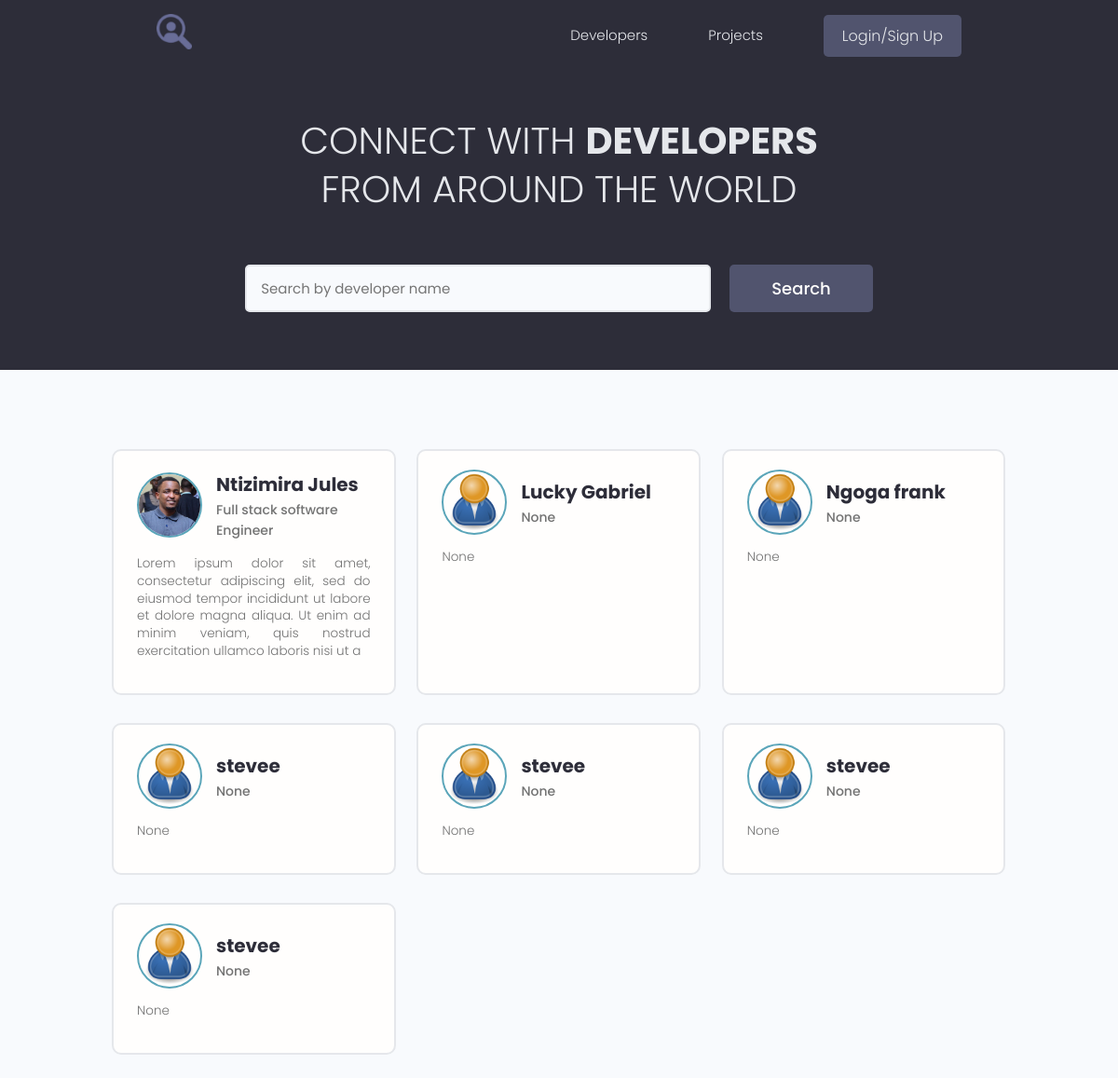
The page /profiles on the database its author committed.
### models/user.py (models this page shows, shortened)
class Profile(BaseModel, Base):
    __tablename__ = 'profiles'
    user_id = Column(String(60), ForeignKey('users.id'))
    user = relationship("User", back_populates="profile")
    username = Column(String(150), nullable=False, unique=True)
    email = Column(String(150), nullable=False)
    name = Column(String(150), nullable=False)
    bio = Column(Text, nullable=True)
    location = Column(String(150), nullable=True)
    headline = Column(String(250), nullable=True)
    profile_image_url = Column(String(2000), default='images/profiles/user-default.png')
    social_github = Column(String(200), nullable=True)
    social_linkdin = Column(String(200), nullable=True)
    social_youtube = Column(String(200), nullable=True)
    social_twitter = Column(String(200), nullable=True)
    skills = relationship("Skill", backref="profile",
                          cascade="all, delete, delete-orphan")
    comments = relationship("Comment", backref="profile", cascade="all, delete-orphan")
    rates = relationship("Rate", backref="profile", cascade="all, delete-orphan")

### webdynamic/views/users.py (the view)
@app_views.route('/profiles', methods=['GET'], strict_slashes=False)
def profiles():
    profiles = []
    searchQuery = None
    if request.args.get('text'):
        searchQuery = request.args.get('text').lower()
        for profile in storage.all(Profile).values():
            if (profile.name and searchQuery in profile.name.lower()) or (profile.bio and searchQuery in profile.bio.lower()):
                    profiles.append(profile)
            else:
                for skill in profile.skills:
                    if searchQuery in skill.name.lower():
                        profiles.append(profile)
                        break
    else:
        profiles = list(storage.all(Profile).values())
    page = int(request.args.get('page', 1))
    items_on_page, total_pages, custom_range = paginate(profiles, page)
    context = {
        'items_on_page': items_on_page,
        'total_pages': total_pages,
        'queryPage': page,
        'custom_range': custom_range,
        'searchQuery': searchQuery if searchQuery else None
        }
    return render_template('profiles.html', **context)

### models/engine/dbManager.py (called while the page is built)
    def all(self, cls=None):
        new_dict = {}
        for clss in classes:
            if cls is None or cls is classes[clss] or cls is clss:
                objs = self.__session.query(classes[clss]).all()
                for obj in objs:
                    key = obj.__class__.__name__ + '.' + obj.id
                    new_dict[key] = obj
        return (new_dict)

### utils/paginate.py (called while the page is built)
def paginate(data, page):
    per_page = 9
    start_index = (page - 1) * per_page
    end_index = start_index + per_page
    total_pages = (len(data) + per_page - 1) // per_page
    items_on_page = data[start_index:end_index]
    leftindex = page - 4 if page > 4 else 1
    rightIndex =  page + 5 if (page + 5) <= total_pages else total_pages + 1
    custom_range = range(leftindex, rightIndex)
    return items_on_page, total_pages, custom_range

### webdynamic/app.py (called while the page is built)
@app.context_processor
def inject_user():
    return dict(current_user=current_user)

### webdynamic/templates/profiles.html (shortened to what this page needs)
{% extends 'main.html' %}
{% block content %}
  <main class="home">
    <section class="hero-section text-center">
      <div class="container container--narrow">
        <div class="hero-section__box">
          <h2>CONNECT WITH <span>DEVELOPERS</span></h2>
          <h2>FROM AROUND THE WORLD</h2>
        </div>
        <div class="hero-section__search">
          <form class="form" action="{{url_for('app_views.profiles')}}"  method="get" enctype="multipart/form-data">
            <div class="form__field">
              <input class="input input--text" id="formInput#search" type="text" name="text"
                placeholder="Search by developer name" />
            </div>
            <input class="btn btn--sub btn--lg" type="submit" value="Search" />
          </form>
        </div>
      </div>
    </section>
    <section class="devlist">
      <div class="container">
        <div class="grid grid--three">
            {% for profile in items_on_page %}
            <div class="column card">
                <div class="dev">
                <a href="{{url_for('app_views.profile', profile_id=profile.id)}}" class="card__body">
                    <div class="dev__profile">
                    <img class="avatar avatar--md" src="{{url_for('static', filename=profile.profile_image_url)}}" alt="image" />
                    <div class="dev__meta">
                        <h3>{{profile.name}}</h3>
                        <h5>{{profile.headline}}</h5>
                    </div>
                    </div>
                    <p class="dev__info">
                        {{profile.bio[:200] if profile.bio and profile.bio|length > 150 else profile.bio}}
                    </p>
                </a>
                </div>
            </div>
            {% endfor %}
        </div>
      </div>
    </section>
  </main>
{% endblock %}

### webdynamic/templates/main.html (shortened to what this page needs)
<!DOCTYPE html>
<html lang="en">
<head>
  <link rel="stylesheet" href="https://cdn.iconmonstr.com/1.3.0/css/iconmonstr-iconic-font.min.css" />
  <link rel="stylesheet" href="{{ url_for('static', filename='uikit/styles/uikit.css') }}"/>
  <link rel="stylesheet" href="{{ url_for('static', filename='styles/app.css') }}" />
</head>
<body>
    {% include 'navbar.html' %}
    {% block content %}
    {% endblock %}
</body>
</html>

### webdynamic/templates/navbar.html (shortened to what this page needs)
<header class="header">
    <div class="container container--narrow">
      <a href="/" class="header__logo">
        <img src="{{url_for('static', filename='images/favicon.ico')}}" alt="DevSearch Logo" />
      </a>
      <nav class="header__nav">
        <ul class="header__menu">
          <li class="header__menuItem"><a href="{{url_for('app_views.profiles')}}">Developers</a></li>
          <li class="header__menuItem"><a href="{{ url_for('app_views.projects')}}">Projects</a></li>
          {% if current_user.is_authenticated %}
          <li class="header__menuItem"><a href="{{url_for('app_views.inbox')}}">Inbox</a></li>
          <li class="header__menuItem"><a href="{{url_for('app_views.account')}}">My Account</a></li>
          <li class="header__menuItem"><a href="{{url_for('app_views.logout')}}" class="btn btn--sub">Logout</a></li>
          <li class="header__menuItem"><a href="{{url_for('app_views.delete_profile')}}" class="btn btn--sub">Delete Account</a></li>
          {% else %}
          <li class="header__menuItem"><a href="{{url_for('app_views.login')}}" class="btn btn--sub">Login/Sign Up</a></li>
          {% endif %}
        </ul>
      </nav>
    </div>
  </header>

### webdynamic/static/styles/app.css (style rules this page uses)
:root { --color-sub: #2d2d39; }
.btn--sub { background-color: var(--color-sub-light); }
.card { border: 2px solid var(--color-light); }
img { width: 100%; }
.header { position: sticky; z-index: 111; background-color: var(--color-sub); padding: 1.5rem 0; }
.header > .container { display: flex; justify-content: space-between; align-items: center; }
.header__logo > img { height: 3.8rem; }
.header__nav > ul { display: inline-flex; align-items: center; list-style: none; gap: 6.5rem; }
.header__menuItem > a { color: var(--color-light); font-weight: 300; }
.hero-section { height: 40vh; display: flex; align-items: center; background-color: var(--color-sub); }
.hero-section__box { margin-bottom: 4rem; }
.hero-section__box > h2, .hero-section__box > h2 > span { font-size: 4rem; color: var(--color-light); line-height: 1.3; text-transform: uppercase; }
.hero-section__box > h2 { font-weight: 300; }
.hero-section__box > h2 > span { font-weight: 700; }
.hero-section__search > .form { display: flex; align-items: center; justify-content: center; gap: 2rem; }
.hero-section__search > .form input.input--text { width: 50rem; }
.devlist { margin-top: 8rem; }
.devlist .grid { align-items: stretch; }
.devlist .dev .dev__profile { display: flex; align-items: center; gap: 1.5rem; }
.devlist .dev .dev__meta h3 { color: var(--color-sub); font-size: 2rem; font-weight: 700; }
.devlist .dev .dev__meta h5 { color: var(--color-text); font-size: 1.4rem; font-weight: 500; }
.devlist .dev .dev__info { margin: 1.5rem 0; font-size: 1.35rem; line-height: 1.4; text-align: justify; }

### webdynamic/static/uikit/styles/modules/_variables.css (style rules this page uses)
:root { --color-main: #5aa5b9; --color-main-light: #e6faff; --color-sub: #3f4156; --color-sub-light: #51546e; --color-sub-lighter: #ededfd; --color-text: #737373; --color-gray: #8b8b8b; --color-light: #e5e7eb; --color-light-gray: #767676; --color-bg: #f8fafd; --color-white: #fffefd; --color-white-light: #f3f3f3; --color-success: #359e64; --color-success-bg: #def8e8; --color-error: #fc4b0b; --color-error-bg: #fff2ee; --font-base: 'Poppins', arial, helvetica, 'Segoe UI', roboto, ubuntu, sans-serif; --font-monospace: 'Fira Code', 'Courier New', courier, monospace; --font-regular: 300; --font-medium: 500; --font-bold: 700; --generic-shadow: 1px 1px 5px #00000010; --generic-transition: all 0.3s ease-in-out; }

### webdynamic/static/uikit/styles/modules/_base.css (style rules this page uses)
* { margin: 0; padding: 0; box-sizing: border-box; text-rendering: optimizeLegibility; color: inherit; font-size: inherit; }
html { font-size: 50%; }
@media only screen and (min-width: 480px) { html { font-size: 56.25%; } }
@media only screen and (min-width: 1200px) { html { font-size: 62.5%; } }
body { line-height: 1.6; font-weight: 400; font-size: 1.5rem; color: var(--color-text); background-color: var(--color-bg); min-height: 100vh; }

### webdynamic/static/uikit/styles/modules/_typography.css (style rules this page uses)
* { font-family: var(--font-base); }
h2 { font-size: 3.6rem; font-weight: var(--font-bold); }
h3 { font-size: 3.2rem; font-weight: var(--font-medium); }
h5 { font-size: 2.4rem; font-weight: var(--font-medium); }
h5, h6 { font-weight: var(--font-regular); }
p, span, strong { font-size: 1.6rem; color: var(--color-text); font-weight: var(--font-regular); }
a { padding-bottom: 2px; text-decoration: none; display: inline-block; color: var(--color-main); font-weight: var(--font-medium); }

### webdynamic/static/uikit/styles/modules/_utilities.css (style rules this page uses)
.container { width: 92%; max-width: 165rem; margin: 0 auto; box-sizing: border-box; }
.container--narrow { width: 92%; max-width: 120rem; }
@media screen and (min-width: 1000px) { .container { width: 90%; } }
@media screen and (min-width: 1000px) { .container--narrow { width: 85%; } }
@media screen and (min-width: 1200px) { .container { width: 80%; } }
@media screen and (min-width: 1200px) { .container--narrow { width: 72%; } }
.text-center { text-align: center; }

### webdynamic/static/uikit/styles/modules/_avatar.css (style rules this page uses)
.avatar { border-radius: 50%; border: 2px solid var(--color-main); object-fit: cover; }
.avatar--md { height: 7rem; width: 7rem; }

### webdynamic/static/uikit/styles/modules/_button.css (style rules this page uses)
.btn { display: inline-block; position: relative; cursor: pointer; background-color: var(--color-light); font-weight: var(--font-medium); color: var(--color-sub); text-decoration: none; padding: 1rem 2rem; border-radius: 0.5rem; border: none; width: -webkit-fit-content; width: -moz-fit-content; width: fit-content; height: -webkit-fit-content; height: -moz-fit-content; height: fit-content; font-size: 1.6rem; outline-width: 0; outline-color: transparent; -webkit-backface-visibility: hidden; backface-visibility: hidden; transition: all 0.3s ease-in-out; }
.btn--sub { background-color: var(--color-sub); color: var(--color-white); }
.btn--lg { font-size: 1.8rem; padding: 1.2rem 4.5rem; }

### rows shown on the page
Profile: profile_image_url (picture), name "Ntizimira Jules", headline "Full stack software Engineer", bio "Lorem ipsum dolor sit amet, consectetur adipiscing elit, sed do eiusmod tempor incididunt ut labore et dolore magna aliqua. Ut enim ad minim veniam, quis nostrud exercitation ullamco laboris nisi ut a"
Profile: profile_image_url (placeholder picture), name "Lucky Gabriel", headline "None", bio "None"
Profile: profile_image_url (placeholder picture), name "Ngoga frank", headline "None", bio "None"
Profile: profile_image_url (placeholder picture), name "stevee", headline "None", bio "None"
Profile: profile_image_url (placeholder picture), name "stevee", headline "None", bio "None"
Profile: profile_image_url (placeholder picture), name "stevee", headline "None", bio "None"
Profile: profile_image_url (placeholder picture), name "stevee", headline "None", bio "None"
